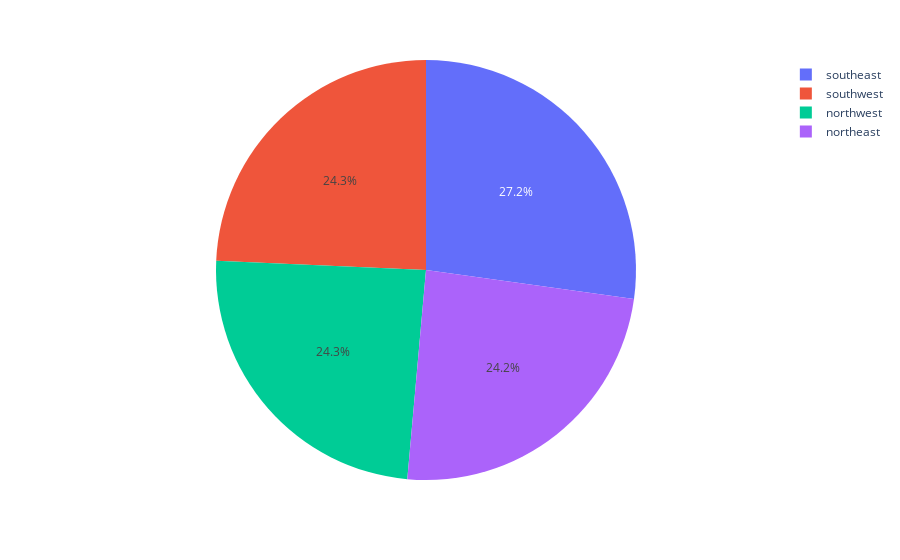

This figure's notebook cell:
### Code cell
import plotly.express as px
pie = data["region"].value_counts()
regions = pie.index
population = pie.values
fig = px.pie(data, values=population, names=regions)
fig.show()

### Figure 1 — Plotly figure (JSON) as saved in the notebook; plotly's stock layout.template omitted (floating-point values rounded to 4 significant figures)
{"data": [{"domain": {"x": [0, 1], "y": [0, 1]}, "hovertemplate": "label=%{label}<br>value=%{value}<extra></extra>", "labels": ["southeast", "southwest", "northwest", "northeast"], "legendgroup": "", "name": "", "showlegend": true, "type": "pie", "values": [364, 325, 325, 324]}], "layout": {"legend": {"tracegroupgap": 0}, "margin": {"t": 60}}}
